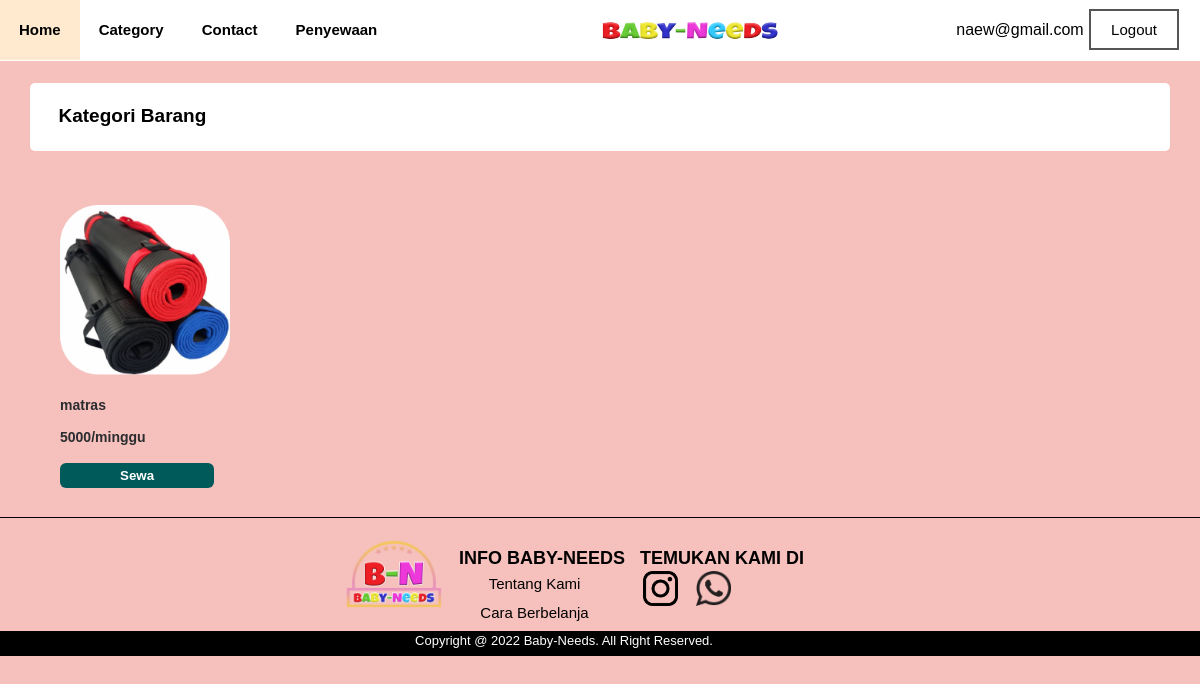
/kategori.php?kategori=babybox (signed in), run on an earlier commit of the app's database.
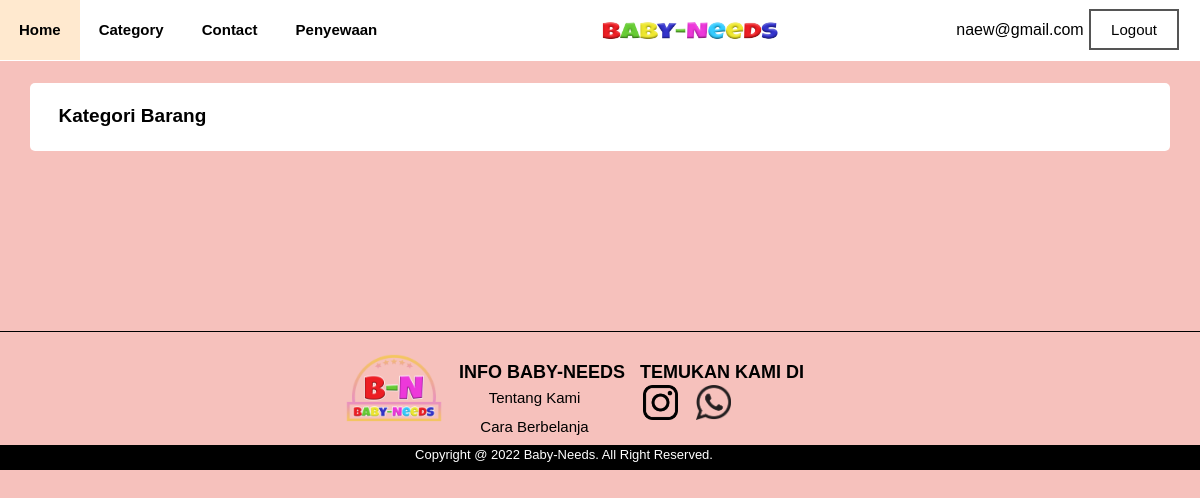
And on a later commit of the database.
### tables this page shows
CREATE TABLE `produk` (
  `id_produk` int(10) NOT NULL,
  `kategori` varchar(50) NOT NULL,
  `nama` varchar(50) NOT NULL,
  `harga` int(50) NOT NULL,
  `foto` varchar(100) NOT NULL,
  `stok` int(10) NOT NULL,
  `tanggal_upload` timestamp NOT NULL DEFAULT current_timestamp(),
  `deskripsi1` text NOT NULL
);

### kategori.php (the view, shortened to what this page needs)
<?php
    include('koneksi.php');
    $result = '';
    if ($_SERVER['REQUEST_METHOD'] === 'GET') {
        if (isset($_GET['kategori'])) {
            $kategori_brg = $_GET['kategori'];
            $query = "SELECT * FROM produk WHERE kategori = '$kategori_brg'";
            $result = mysqli_query($koneksi,$query);
        }
    }
?>
<!DOCTYPE html>
<html>
    <head>
        <link rel="stylesheet" type="text/css" href="style/stylekategori.css">
    </head>
    <body>
    <?php include('header.php');?>
    <div id="cdm" class="boxcdr">
        <section class="cdr">
            <br>Kategori Barang
        </section>
    </div><br>
    <?php while($data = mysqli_fetch_array($result)){
            ?>
            <div class="flexbox1">
                <img src="admin/produk/<?php echo $data['foto']; ?>">
                <br><br>
                <div class="lain3">
                    <?php echo $data['nama']."<br><br>"; ?>
                </div>
                <div class="lain3">
                    <?php echo $data['harga']; ?>/minggu
                </div>
                <br>
                <a href="<?php echo "detail_barang.php?id_produk=".$data['id_produk']; ?>"><button class="tbl-biru">Sewa</button></a>
            </div>
    <?php } ?>
    <br><br><br><br><br><br><br><br><br>
    <section id="footer">
    <?php include('footer.php');?>
    </section>
    </body>
</html>

### header.php (shortened to what this page needs)
<!DOCTYPE html>
<html lang="en">
<head>
    <link rel="stylesheet" href="style/styleheader.css">
</head>
<body>
    <nav>
        <div class="wrapper">
            <div class="menu" style="float:left">
                <ul>
                    <li><a href="index.php">Home</a></li>
                    <li><a href="">Category</a>
                    </li>
                    <li><a href="#footer">Contact</a></li>
                    <li><a href="pesanan.php">Penyewaan</a></li>
                </ul>
            </div>
                <div style="float:left; width:32%;">
                    <img src = "resource/logo.png" style="width:180px; height :49px;float:right; margin-top:1.5%;margin-left:0%;margin-bottom:1.5%">
                </div>
                <div class="logout" style="float: right; padding: 0px 20px 0px 20px;">
                <?php
                if(isset($_SESSION['id'])){
                    echo $_SESSION['email'];
                }
                ?>
                    <a href="logout.php"><button class="buttonlogout button5">Logout</button></a>
                </div>
        </div>
    </nav>

### footer.php (shortened to what this page needs)
<!DOCTYPE html>
<html lang="en">
<head>
    <link rel="stylesheet" href="style/stylefoot.css">
</head>
<footer>
<center>
    <div class="footer">
        <div style="background: white;">
        <div style="float:left; width:37%;">
            <img src = "resource/icon.png" style="width:100px; height :100px;float:right; margin-top:1.5%;margin-left:0%;margin-bottom:1.5%">
        </div>
        <div style="float:left; margin-top:30px">
            <b>INFO BABY-NEEDS<br></b>
                <a href="index.php" class="isi">Tentang Kami<br></a>
                <a href="index.php" class="isi">Cara Berbelanja<br></a>
        </div>
        <div style="float:left; margin-top:30px">
            <b>TEMUKAN KAMI DI<br></b>
                <a href="" class="isi">
                <img src = "resource/ig.png" style="width:35px; height :35px;float:left; margin-top:1.5%;margin-left:10%;margin-bottom:1.5%">
                </a>
                <a href="" class="isi">
                <img src = "resource/wa.png" style="width:35px; height :35px;float:left; margin-top:1.5%;margin-left:10%;margin-bottom:1.5%">
                </a><br>
                </div>
        </div>
    </center>
<center>
    <div class="box" >
        <c style="color:white;font-size:13px;margin-right:6%;margin-top:50px;"> Copyright @ 2022 Baby-Needs. All Right Reserved. </c>
</div>
</center>
</footer>
</html>

### style/stylekategori.css (style rules this page uses)
* { text-decoration: none; margin: 0px; padding: 0px; box-sizing: border-box; }
body { margin: 0px; padding: 0px; background: #f6c1bc; font-family: Sans-serif; }
.cdr { color: black; font-family: "Sora", sans-serif; margin-left: 2.5%; margin-top: 2%; font-weight: bold; font-size: 19px; }
.boxcdr { width: 95%; height: 68px; background-color: #ffffff; margin-left: 2.5%; margin-top: 15px; border-radius: 5px; }
.isi { font-size: 14px; font-family: "Sora", sans-serif; color: #2a2c2f; margin-left: 9%; margin-top: 2%; text-align: left; line-height: 29px; text-decoration: none; }
.flexbox1 { width: 14%; min-height: 300px; float: left; margin-left: 5%; margin-bottom: 1%; margin-top: 3%; }
.lain3 { font-size: 14px; font-family: "Sora", sans-serif; color: #2a2c2f; margin-left: 0px; text-align: left; font-weight: bold; text-decoration: none; }
.flexbox1 img { width: 170px; height: 170px; border-radius: 5px; }

### style/styleheader.css (style rules this page uses)
* { text-decoration: none; margin: 0px; padding: 0px; }
body { margin: 0px; padding: 0px; background: #f6c1bc; font-family: Sans-serif; }
.wrapper { width: 100%; margin: auto; position: relative; background-color: #ffffff; height: 10%; }
nav { width: 100%; margin: auto; display: flex; position: sticky; line-height: 60px; top: 0; z-index: 1; }
nav ul { list-style-type: none; overflow: hidden; margin: 0; padding: 0; }
nav ul li { float: left; }
nav ul li a { color: black; font-weight: bold; font-size: 15px; padding: 0px 19px 0px 19px; }
.buttonlogout { border: none; color: white; padding: 10px 20px; text-align: center; text-decoration: none; display: inline-block; font-size: 15px; margin: 2px 1px; transition-duration: 0.4s; cursor: pointer; }
.button5 { background-color: white; color: black; border: 2px solid #555555; }

### style/stylefoot.css (style rules this page uses)
.footer b { font-family: Sans-serif; margin-left: 15px; font-size: 18px; font-weight: bold; margin-top: 30%; padding-top: 30%; }
.footer a { color: black; padding: 0px 0px 0px 0px; font-size: 15px; margin-left: 0px; text-decoration: none; }
.box { background-color: black; height: 25px; width: 100%; float: left; }

### kategori.php (style rules this page uses)
.tbl-biru { text-decoration: none; background: #005a5a; border-radius: 6px; padding: 5px 60px 5px 60px; color: #ffffff; cursor: pointer; font-weight: bold; text-align: center; border: none; }

What changed in the data, as far as the page shows it:
no longer on this page (row edited): produk: foto (picture), nama "matras", harga "5000"
